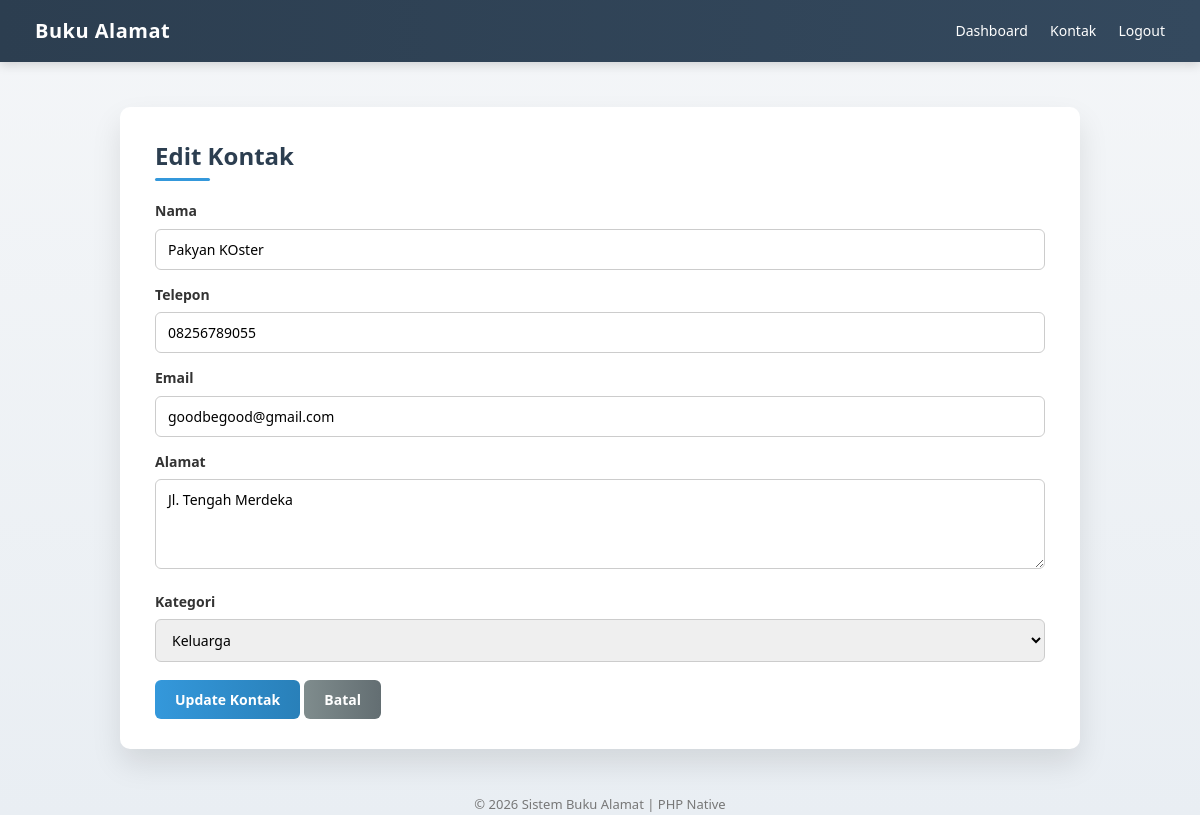
The app's page /contacts/edit.php?id=2 (signed in) with its own data.
### tables this page shows
CREATE TABLE contacts (
    id INT AUTO_INCREMENT PRIMARY KEY,
    user_id INT NOT NULL,
    name VARCHAR(100) NOT NULL,
    phone VARCHAR(20),
    email VARCHAR(100),
    address TEXT,
    category ENUM('Keluarga','Teman','Kerja','Lainnya') DEFAULT 'Lainnya',
    created_at TIMESTAMP DEFAULT CURRENT_TIMESTAMP,
    FOREIGN KEY (user_id) REFERENCES users(id) ON DELETE CASCADE
);

### contacts/edit.php (the view, shortened to what this page needs)
<?php
require_once __DIR__ . '/../config/database.php';
$baseUrl =
    (isset($_SERVER['HTTPS']) && $_SERVER['HTTPS'] === 'on' ? 'https' : 'http')
    . '://' . $_SERVER['HTTP_HOST']
    . dirname(dirname($_SERVER['SCRIPT_NAME']));
$id = $_GET['id'] ?? null;
$sql = "
    SELECT id, name, phone, email, address, category
    FROM contacts
    WHERE id = :id AND user_id = :user_id
";
$stmt = $pdo->prepare($sql);
$stmt->execute([
    ':id' => $id,
    ':user_id' => $_SESSION['user_id']
]);
$contact = $stmt->fetch(PDO::FETCH_ASSOC);
$name     = $contact['name'];
$phone    = $contact['phone'];
$email    = $contact['email'];
$address  = $contact['address'];
$category = $contact['category'];
?>
<!DOCTYPE html>
<html lang="id">
<head>
    <link rel="stylesheet" href="../assets/style.css">
</head>
<body>
<div class="navbar">
    <div class="brand">Buku Alamat</div>
    <div class="nav-link">
        <a href="<?= $baseUrl ?>/dashboard.php">Dashboard</a>
        <a href="<?= $baseUrl ?>/contacts/index.php">Kontak</a>
        <a href="<?= $baseUrl ?>/auth/logout.php">Logout</a>
    </div>
</div>
<div class="container">
    <h2>Edit Kontak</h2>
    <form method="post">
        <label>Nama</label>
        <input type="text" name="name" value="<?= htmlspecialchars($name); ?>" required>
        <label>Telepon</label>
        <input type="text" name="phone" value="<?= htmlspecialchars($phone); ?>" required>
        <label>Email</label>
        <input type="email" name="email" value="<?= htmlspecialchars($email); ?>">
        <label>Alamat</label>
        <textarea name="address"><?= htmlspecialchars($address); ?></textarea>
        <label>Kategori</label>
        <select name="category">
            <option value="Keluarga" <?= $category=='Keluarga'?'selected':''; ?>>Keluarga</option>
        </select>
        <button type="submit">Update Kontak</button>
        <a href="index.php" class="btn btn-secondary">Batal</a>
    </form>
</div>
<div class="footer">
    &copy; <?= date('Y'); ?> Sistem Buku Alamat | PHP Native
</div>
</body>
</html>

### assets/style.css (style rules this page uses)
* { margin: 0; padding: 0; box-sizing: border-box; font-family: 'Segoe UI', Arial, Helvetica, sans-serif; }
body { background: linear-gradient(180deg, #f4f6f8, #e9eef3); color: #333; line-height: 1.6; }
.navbar { background: linear-gradient(90deg, #2c3e50, #34495e); padding: 15px 35px; display: flex; justify-content: space-between; align-items: center; box-shadow: 0 3px 10px rgba(0,0,0,0.15); }
.navbar .brand { color: #ffffff; font-size: 20px; font-weight: bold; letter-spacing: 0.5px; }
.navbar a { color: #ffffff; margin-left: 18px; text-decoration: none; font-size: 14px; position: relative; padding-bottom: 4px; }
.navbar a::after { content: ""; position: absolute; width: 0; height: 2px; bottom: 0; left: 0; background-color: #1abc9c; transition: width 0.3s ease; }
.container { width: 80%; max-width: 1000px; margin: 45px auto; background-color: #ffffff; padding: 30px 35px; border-radius: 10px; box-shadow: 0 15px 30px rgba(0,0,0,0.1); }
h1, h2, h3 { margin-bottom: 18px; color: #2c3e50; position: relative; }
h2::after { content: ""; width: 55px; height: 3px; background-color: #3498db; position: absolute; bottom: -6px; left: 0; border-radius: 3px; }
a { color: #3498db; text-decoration: none; }
form { margin-top: 25px; }
form label { display: block; margin-top: 14px; font-weight: 600; font-size: 14px; }
form input, form select, form textarea { width: 100%; padding: 10px 12px; margin-top: 6px; border-radius: 6px; border: 1px solid #ccc; font-size: 14px; transition: all 0.2s ease; }
form textarea { resize: vertical; min-height: 90px; }
button, .btn { margin-top: 18px; padding: 10px 20px; background: linear-gradient(90deg, #3498db, #2980b9); border: none; color: #ffffff; cursor: pointer; border-radius: 6px; font-size: 14px; font-weight: 600; transition: all 0.25s ease; }
.btn-secondary { background: linear-gradient(90deg, #7f8c8d, #636e72); }
.footer { margin-top: 45px; text-align: center; font-size: 13px; color: #777; }

### records on screen
contacts: name "Pakyan KOster", phone "08256789055", email "goodbegood@gmail.com", address "Jl. Tengah Merdeka", category "Keluarga"
